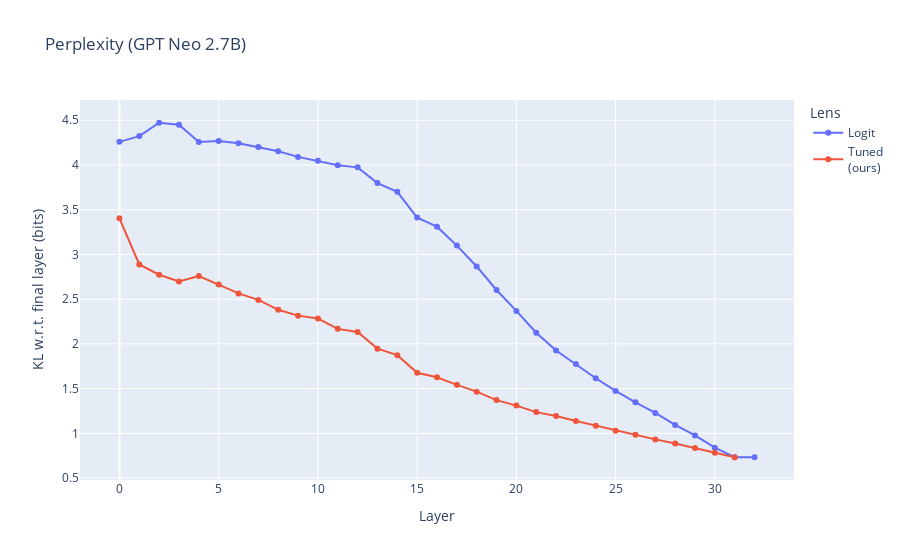

Notebook source saved alongside this figure:
### Code cell
import plotly.express as px

import plotly.graph_objects as go

fig = go.Figure([
    go.Scatter(
        y=list(neo_agg['baseline_ce'].values()),
        mode="lines+markers",
        name="Logit",
    ),
    go.Scatter(
        y=list(neo_agg['lens_ce'].values()),
        mode="lines+markers",
        name="Tuned<br>(ours)",
    ),
]).update_layout(
    hovermode="x unified",
    legend_title="Lens",
    title="Perplexity (GPT Neo 2.7B)",
    xaxis_title="Layer",
    yaxis_title="KL w.r.t. final layer (bits)",
)
fig

### Figure 1 — Plotly figure (JSON) as saved in the notebook; plotly's stock layout.template omitted (floating-point values rounded to 4 significant figures)
{"data": [{"mode": "lines+markers", "name": "Logit", "type": "scatter", "y": [4.259, 4.323, 4.472, 4.45, 4.258, 4.269, 4.243, 4.202, 4.154, 4.091, 4.046, 3.997, 3.973, 3.798, 3.7, 3.412, 3.31, 3.099, 2.866, 2.603, 2.369, 2.126, 1.927, 1.775, 1.616, 1.475, 1.347, 1.229, 1.094, 0.9771, 0.8402, 0.7334, 0.7334]}, {"mode": "lines+markers", "name": "Tuned<br>(ours)", "type": "scatter", "y": [3.404, 2.888, 2.774, 2.697, 2.758, 2.663, 2.565, 2.492, 2.381, 2.316, 2.284, 2.168, 2.135, 1.947, 1.875, 1.678, 1.627, 1.543, 1.467, 1.372, 1.311, 1.238, 1.194, 1.138, 1.087, 1.03, 0.9841, 0.9332, 0.8874, 0.8374, 0.7845, 0.7334]}], "layout": {"hovermode": "x unified", "legend": {"title": {"text": "Lens"}}, "title": {"text": "Perplexity (GPT Neo 2.7B)"}, "xaxis": {"title": {"text": "Layer"}}, "yaxis": {"title": {"text": "KL w.r.t. final layer (bits)"}}}}
